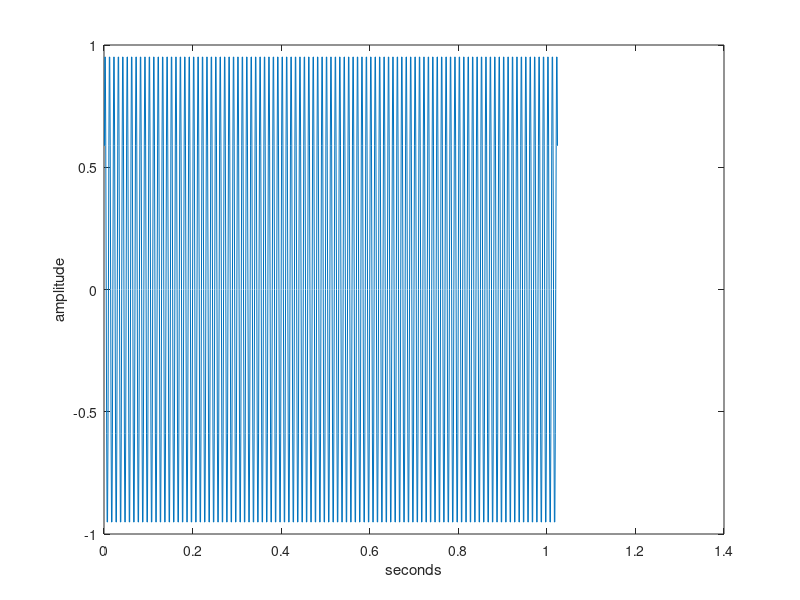
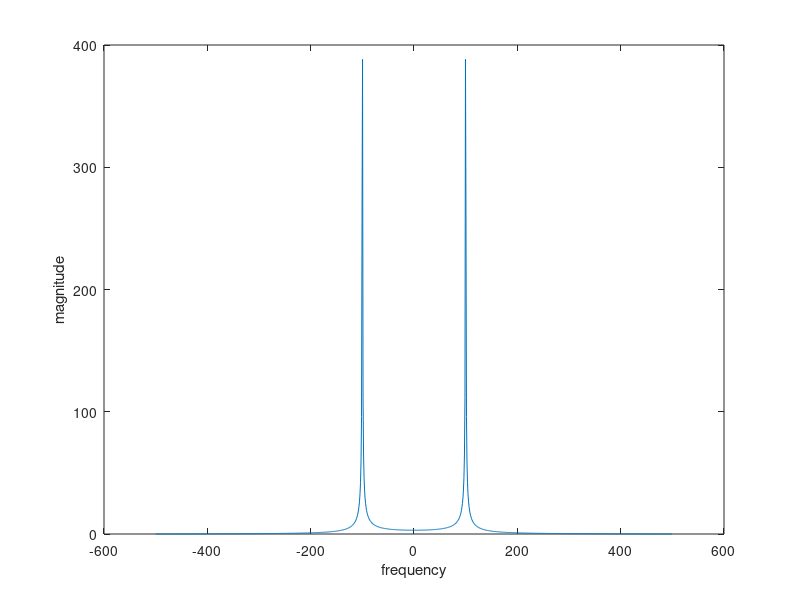

These figures' MATLAB source, in order:
% specsin2.m: spectrum of a sine wave via the FFT/DFT
f=100; Ts=1/1000; time=10.0;               % freq, sampling interval, time
t=Ts:Ts:time;                              % define a time vector
w=sin(2*pi*f*t);                           % define the sinusoid
N=2^10;                                    % size of analysis window
ssf=(-N/2:N/2-1)/(Ts*N);                   % frequency vector
fw=fft(w(1:N));                            % do DFT/FFT
fws=fftshift(fw);                          % shift it for plotting
figure(1), plot(t(1:N),w(1:N))             % plot the waveform
xlabel('seconds'); ylabel('amplitude')     % label the axes
figure(2), plot(ssf,abs(fws))              % plot magnitude spectrum
xlabel('frequency'); ylabel('magnitude')   % label the axes
